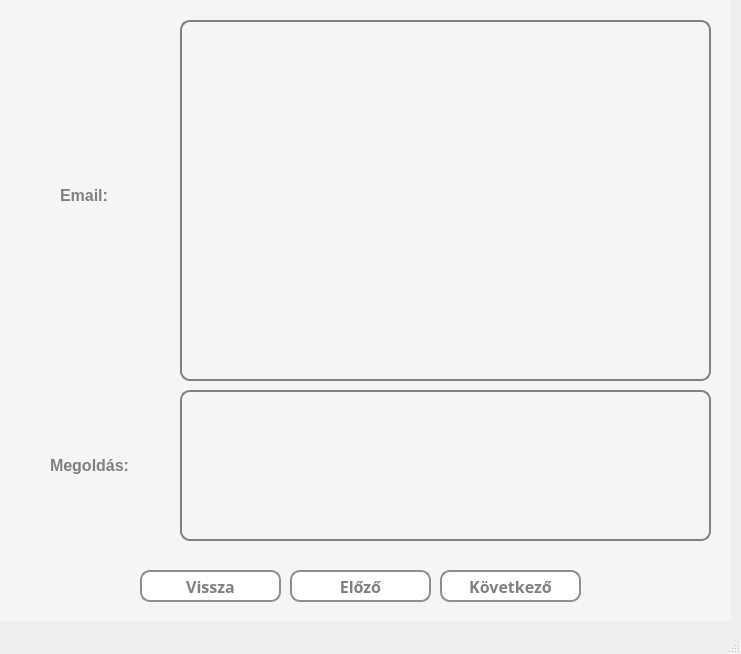
<?xml version="1.0" encoding="UTF-8"?>
<ui version="4.0">
 <class>MainWindow</class>
 <widget class="QMainWindow" name="MainWindow">
  <property name="geometry">
   <rect>
    <x>0</x>
    <y>0</y>
    <width>741</width>
    <height>654</height>
   </rect>
  </property>
  <property name="windowTitle">
   <string>Eredmény</string>
  </property>
  <property name="styleSheet">
   <string notr="true">* {
	font-size: 16pt;
	color: grey;
}</string>
  </property>
  <widget class="QWidget" name="centralwidget">
   <widget class="QWidget" name="widget" native="true">
    <property name="geometry">
     <rect>
      <x>-10</x>
      <y>0</y>
      <width>741</width>
      <height>621</height>
     </rect>
    </property>
    <property name="styleSheet">
     <string notr="true">* {
	background-color: whitesmoke;
    font-size: 16px;
    font-weight: bold;
}</string>
    </property>
    <widget class="QPushButton" name="nextButton">
     <property name="geometry">
      <rect>
       <x>450</x>
       <y>570</y>
       <width>141</width>
       <height>32</height>
      </rect>
     </property>
     <property name="font">
      <font>
       <family>Corbel</family>
       <pointsize>-1</pointsize>
       <bold>true</bold>
      </font>
     </property>
     <property name="styleSheet">
      <string notr="true">* {
	background-color: white;
	border: 2px solid #8f8f91;
	border-radius: 10px;
	color: grey;
}

*:hover {
	background-color: rgb(120, 120, 220);
	color: white;
}</string>
     </property>
     <property name="text">
      <string>Következő</string>
     </property>
    </widget>
    <widget class="QLabel" name="emailFrame">
     <property name="enabled">
      <bool>true</bool>
     </property>
     <property name="geometry">
      <rect>
       <x>190</x>
       <y>20</y>
       <width>531</width>
       <height>361</height>
      </rect>
     </property>
     <property name="font">
      <font>
       <family>Corbel</family>
       <pointsize>12</pointsize>
       <bold>true</bold>
      </font>
     </property>
     <property name="layoutDirection">
      <enum>Qt::LeftToRight</enum>
     </property>
     <property name="styleSheet">
      <string notr="true">* {
	border: 2px solid grey;
	border-radius: 10px;
	font-size: 12pt;
	color: grey;
}</string>
     </property>
     <property name="frameShape">
      <enum>QFrame::NoFrame</enum>
     </property>
     <property name="text">
      <string/>
     </property>
     <property name="textFormat">
      <enum>Qt::PlainText</enum>
     </property>
     <property name="scaledContents">
      <bool>true</bool>
     </property>
     <property name="alignment">
      <set>Qt::AlignCenter</set>
     </property>
    </widget>
    <widget class="QPushButton" name="backButton">
     <property name="geometry">
      <rect>
       <x>150</x>
       <y>570</y>
       <width>141</width>
       <height>32</height>
      </rect>
     </property>
     <property name="font">
      <font>
       <family>Corbel</family>
       <pointsize>-1</pointsize>
       <bold>true</bold>
      </font>
     </property>
     <property name="styleSheet">
      <string notr="true">* {
	background-color: white;
	border: 2px solid #8f8f91;
	border-radius: 10px;
	color: grey;
}

*:hover {
	background-color: rgb(120, 120, 220);
	color: white;
}</string>
     </property>
     <property name="text">
      <string>Vissza</string>
     </property>
    </widget>
    <widget class="QPushButton" name="previousButton">
     <property name="geometry">
      <rect>
       <x>300</x>
       <y>570</y>
       <width>141</width>
       <height>32</height>
      </rect>
     </property>
     <property name="font">
      <font>
       <family>Corbel</family>
       <pointsize>-1</pointsize>
       <bold>true</bold>
      </font>
     </property>
     <property name="styleSheet">
      <string notr="true">* {
	background-color: white;
	border: 2px solid #8f8f91;
	border-radius: 10px;
	color: grey;
}

*:hover {
	background-color: rgb(120, 120, 220);
	color: white;
}</string>
     </property>
     <property name="text">
      <string>Előző</string>
     </property>
    </widget>
    <widget class="QLabel" name="questionLabel">
     <property name="geometry">
      <rect>
       <x>70</x>
       <y>160</y>
       <width>101</width>
       <height>71</height>
      </rect>
     </property>
     <property name="text">
      <string>Email:</string>
     </property>
    </widget>
    <widget class="QLabel" name="answerLabel">
     <property name="geometry">
      <rect>
       <x>60</x>
       <y>430</y>
       <width>101</width>
       <height>71</height>
      </rect>
     </property>
     <property name="text">
      <string>Megoldás:</string>
     </property>
    </widget>
    <widget class="QLabel" name="answerField">
     <property name="enabled">
      <bool>true</bool>
     </property>
     <property name="geometry">
      <rect>
       <x>190</x>
       <y>390</y>
       <width>531</width>
       <height>151</height>
      </rect>
     </property>
     <property name="font">
      <font>
       <family>Corbel</family>
       <pointsize>12</pointsize>
       <bold>true</bold>
      </font>
     </property>
     <property name="layoutDirection">
      <enum>Qt::LeftToRight</enum>
     </property>
     <property name="styleSheet">
      <string notr="true">* {
	border: 2px solid grey;
	border-radius: 10px;
	font-size: 12pt;
	color: grey;
}</string>
     </property>
     <property name="frameShape">
      <enum>QFrame::NoFrame</enum>
     </property>
     <property name="text">
      <string/>
     </property>
     <property name="textFormat">
      <enum>Qt::PlainText</enum>
     </property>
     <property name="scaledContents">
      <bool>true</bool>
     </property>
     <property name="alignment">
      <set>Qt::AlignCenter</set>
     </property>
    </widget>
   </widget>
  </widget>
  <widget class="QStatusBar" name="statusbar"/>
 </widget>
 <resources/>
 <connections/>
</ui>
